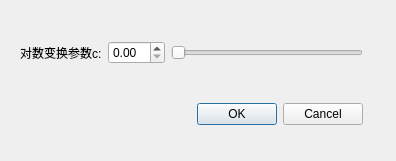
<?xml version="1.0" encoding="UTF-8"?>
<ui version="4.0">
 <class>SetDialog</class>
 <widget class="QDialog" name="SetDialog">
  <property name="geometry">
   <rect>
    <x>0</x>
    <y>0</y>
    <width>396</width>
    <height>161</height>
   </rect>
  </property>
  <property name="windowTitle">
   <string>Dialog</string>
  </property>
  <widget class="QDialogButtonBox" name="buttonBox">
   <property name="geometry">
    <rect>
     <x>170</x>
     <y>100</y>
     <width>193</width>
     <height>28</height>
    </rect>
   </property>
   <property name="standardButtons">
    <set>QDialogButtonBox::Cancel|QDialogButtonBox::Ok</set>
   </property>
  </widget>
  <widget class="QWidget" name="layoutWidget">
   <property name="geometry">
    <rect>
     <x>20</x>
     <y>40</y>
     <width>343</width>
     <height>26</height>
    </rect>
   </property>
   <layout class="QHBoxLayout" name="horizontalLayout">
    <item>
     <widget class="QLabel" name="label">
      <property name="text">
       <string>对数变换参数c:</string>
      </property>
     </widget>
    </item>
    <item>
     <widget class="QDoubleSpinBox" name="doubleSpinBox"/>
    </item>
    <item>
     <widget class="QSlider" name="horizontalSlider">
      <property name="orientation">
       <enum>Qt::Horizontal</enum>
      </property>
     </widget>
    </item>
   </layout>
  </widget>
 </widget>
 <resources/>
 <connections/>
</ui>
